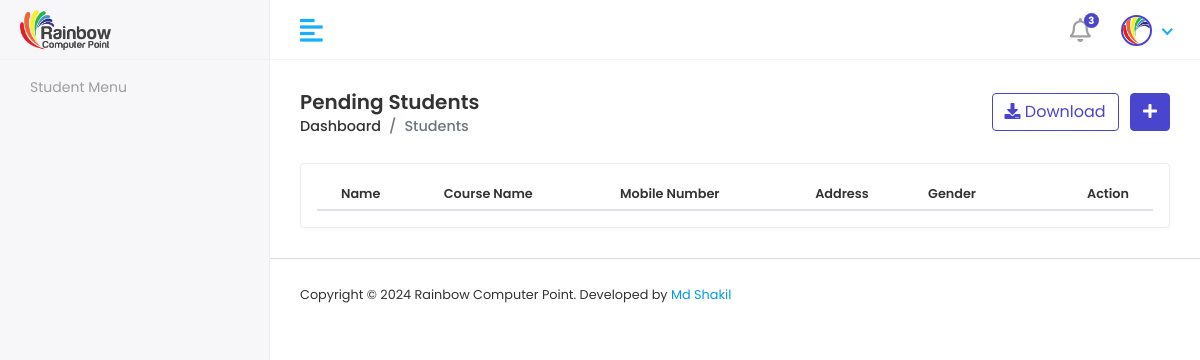
The page /pendingStudentList/ on the database as committed earlier.
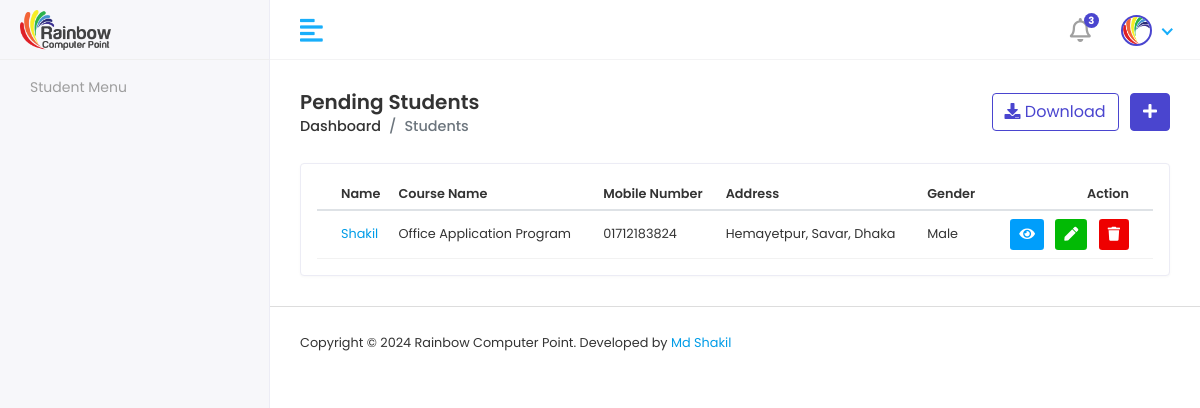
The same page on the database as committed later.
### RainbowApp/models.py (models this page shows)
class AdmissionFormModel(models.Model):
    CourseName = models.ForeignKey(CourseInfoModel,on_delete=models.SET_NULL,null=True)
    StudentName = models.CharField(max_length=100, null=True)
    FatherName = models.CharField(max_length=100, null=True)
    MotherName = models.CharField(max_length=100, null=True)
    DOB = models.DateField()
    GENDER = [
        ('Male','Male'),
        ('Female','Female'),
    ]
    Gender = models.CharField(choices=GENDER,max_length=100, null=True)
    email = models.EmailField(max_length=100, null=True)
    Mobile = models.CharField(max_length=100, null=True)
    Address = models.CharField(max_length=100, null=True)
    StudentPhoto = models.ImageField(upload_to='studentphoto', null=True)

class CourseInfoModel(models.Model):
    CourseName = models.CharField(max_length=100, null=True)
    CourseDuration = models.CharField(max_length=100, null=True)
    WeeklyClass = models.CharField(max_length=100, null=True)
    ClassDurationHour = models.CharField(max_length=100, null=True)
    ClassDurationMinute = models.CharField(max_length=100, null=True)
    CourseFee = models.CharField(max_length=100, null=True)
    AboutCourse = models.TextField(null=True)
    CourseTopics = models.TextField(null=True)
    CourseImage = models.ImageField(upload_to='courseImg',null=True)
    def __str__(self):
        return self.CourseName

### RainbowProject/studentviews.py (the view)
# urls.py: path('pendingStudentList/',pendingStudentList, name='pendingStudentList'),
def pendingStudentList(request):
    pendingstudentdata = AdmissionFormModel.objects.all()
    context = {
        'pendingstudentdata':pendingstudentdata,
    }
    return render(request,'students/pendingstudentlist.html',context)

### template/students/pendingstudentlist.html (shortened to what this page needs)
{% extends 'adminmaster/adminmaster.html' %}
{% block admincontent %}
{% load static %}
<div class="content container-fluid">
    <div class="page-header">
       <div class="row align-items-center">
          <div class="col">
             <h3 class="page-title">Pending Students</h3>
             <ul class="breadcrumb">
                <li class="breadcrumb-item"><a href="{% url 'adminDashboard' %}">Dashboard</a></li>
                <li class="breadcrumb-item active">Students</li>
             </ul>
          </div>
          <div class="col-auto text-right float-right ml-auto">
             <a href="#" class="btn btn-outline-primary mr-2"><i class="fas fa-download"></i> Download</a>
             <a href="{% url 'addStudentPage' %}" class="btn btn-primary"><i class="fas fa-plus"></i></a>
          </div>
       </div>
    </div>
    <div class="row">
       <div class="col-sm-12">
          <div class="card card-table">
             <div class="card-body">
                <div class="table-responsive">
                   <table class="table table-hover table-center mb-0 datatable">
                      <thead>
                         <tr>
                            <th>Name</th>
                            <th>Course Name</th>
                            <th>Mobile Number</th>
                            <th>Address</th>
                            <th>Gender</th>
                            <th class="text-right">Action</th>
                         </tr>
                      </thead>
                      <tbody>
                        {% for i in pendingstudentdata %}
                        <tr>
                           <td>
                                 <a href="">{{i.StudentName}}</a>
                           </td>
                           <td>{{i.CourseName}}</td>
                           <td>{{i.Mobile}}</td>
                           <td>{{i.Address}}</td>
                           <td>{{i.Gender}}</td>
                           <td class="text-right">
                              <div class="actions">
                                 <a href="" class="btn btn-sm bg-info-light mr-2">
                                 <i class="fas fa-eye"></i>
                                 </a>
                                 <a href="{% url 'editPendingStudent' i.id %}" class="btn btn-sm bg-success-light mr-2">
                                 <i class="fas fa-pen"></i>
                                 </a>
                                 <a href="{% url 'deletePendingStudent' i.id %}" class="btn btn-sm bg-danger-light">
                                 <i class="fas fa-trash"></i>
                                 </a>
                              </div>
                           </td>
                        </tr>
                        {% endfor %}
                      </tbody>
                   </table>
                </div>
             </div>
          </div>
       </div>
    </div>
 </div>
{% endblock admincontent %}

Rows that differ between the two databases and show on the page:
added AdmissionFormModel: StudentName "Shakil", CourseName "Office Application Program", Mobile "01712183824", Address "Hemayetpur, Savar, Dhaka", Gender "Male"
